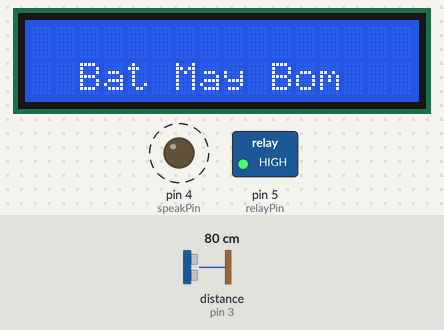
Recording of a sketch running on a simulated Arduino Uno, built with avr-gcc and run on an emulated ATmega328P. Shown: 16×2 character LCD, switched loads named in the sketch (green lamp = pin HIGH), output pins drawn as LEDs (lit = HIGH). Wiring (inferred from the names in the program): ultrasonic range finder: trigger pin 2; echo pin 3. Dashed ring = blinking. The test bench sets the inputs (shaded band); at power-on: distance to the obstacle (sensor on pin 3) 80 cm. The echo pulse lasts 58.3 µs per cm; pins used as bus, display or sensor lines are not drawn; what the sketch prints to the serial monitor is not drawn.

Above: at 3.2 s.
3.3 s: distance to the obstacle (sensor on pin 3) set to 7 cm
At 5.0 s:
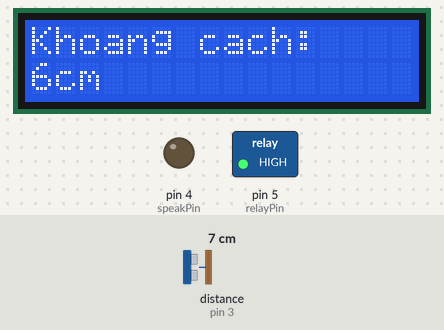
5.5 s: distance to the obstacle (sensor on pin 3) set to 4 cm
At 6.5 s:
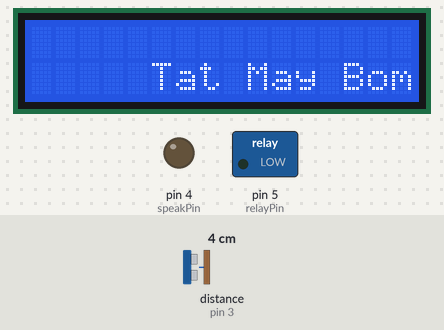
7.6 s: distance to the obstacle (sensor on pin 3) set to 9 cm
At 9.3 s:
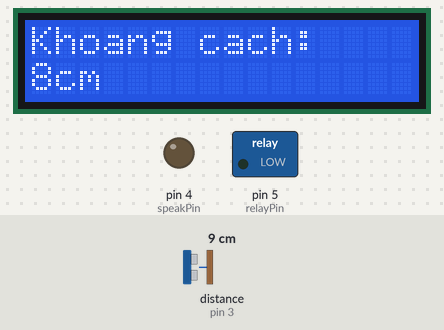
9.6 s: distance to the obstacle (sensor on pin 3) set to 2 cm
At 11.0 s:
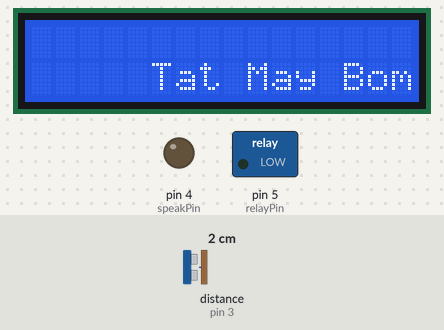
Timing chart, 0 to 12.6 s (numbered marks = the images above; inputs shaded):
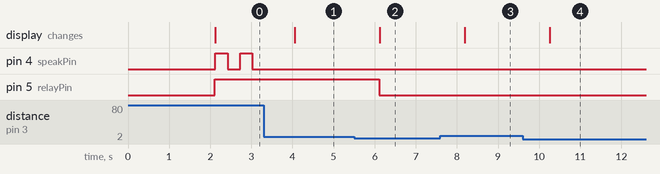

The sketch:

BLKlab_Code_Lam_The_Nao_De_Do_Muc_Nuoc_Be_Chua_Bang_Arduino_.ino
```cpp
/*=============================================================================================================*
 *                                            BANLINHKIEN.COM                                                  *
 *=============================================================================================================*
 *                  HƯỚNG DẪN ĐO MỰC NƯỚC BỂ CHỨA BẰNG ARDUINO (RELAY BẬT MÁY BƠM NƯỚC)
 * Đấu nối:
 *         Arduino          |           SRF04
             D2             |           Trig
             D3             |           Echo
 *         Arduino          |         LCD_I2C
             A4             |           SCL
             A5             |           SDA
 *         Arduino          |          Relay
             D5             |           IN
 *         Arduino          |        Còi chíp
             D4             |       Chân dương
 *_____________________________________________________________________________________________________________*/
#include <Wire.h>                           // Gọi thư viện giao tiếp với I2C
#include <LiquidCrystal_I2C.h>              // Gọi thư viện LCD giao tiếp với I2C

#define LCD_ADDRESS 0x27                    // Khai báo địa chỉ I2C của mô-đun LCD
#define LCD_COLUMNS 16                      // 16 cột
#define LCD_ROWS 2                          // 2 hàng
#define KHOANG_CACH 30                      // Khoảng cách để bật máy bơm
const int trigPin = 2;                      // Khai báo chân số 2 kết nối cảm biến siêu âm
const int echoPin = 3;                      // Khai báo chân số 3 kết nối cảm biến siêu âm
const int speakPin = 4;                     // Khai báo chân kết nối với còi báo
const int relayPin = 5;                     // Khai báo chân kết nối với relay
long distance = 0;                          // Khai báo biến lưu trữ khoảng cách đo được từ cảm biến siêu âm
long duration;                              // Khai báo biến đọc thời gian
int test=0;

LiquidCrystal_I2C lcd(LCD_ADDRESS, LCD_COLUMNS, LCD_ROWS);        // Khởi tạo đối tượng LCD

void setup() {
  Serial.begin(9600);                       // Kích hoạt cổng Serial để gửi thông báo đến máy tính
  pinMode(trigPin, OUTPUT);                 // Khai báo chân Trig là OUTPUT
  pinMode(echoPin, INPUT);                  // Khai báo chân Echo INPUT
  pinMode(speakPin, OUTPUT);                // Đặt chân loa là chân đầu ra
  pinMode(relayPin, OUTPUT);                // Đặt chân relay là chân đầu ra
  lcd.begin(LCD_COLUMNS, LCD_ROWS);         // Khởi tạo LCD
  lcd.backlight();                          // Bật đèn nền LCD
  lcd.setCursor(0,0);
  lcd.print("Banlinhkien.com");
  delay(2000);
}

void loop() {
  digitalWrite(trigPin, LOW);               // Gửi xung Trig trong 10ms để kích hoạt cảm biến
  delayMicroseconds(2);
  digitalWrite(trigPin, HIGH);
  delayMicroseconds(10);
  digitalWrite(trigPin, LOW);

  duration = pulseIn(echoPin, HIGH);        // Đọc thời gian trả về của xung Echo
  distance = duration * 0.034 / 2;          // Chuyển đổi thời gian thành khoảng cách (cm)
  Serial.print("Khoang cach: ");            // Hiển thị kết quả lên Serial Monitor
  Serial.print(distance);
  Serial.println(" cm");
  lcd.clear();
    lcd.setCursor(0, 0);                    // Đặt con trỏ về vị trí hàng 0 cột 0
    lcd.print("Khoang cach: ");             // Hiển thị ra màn hình LCD
    lcd.setCursor(0, 1);                    // Đặt con trỏ về vị trí cột 0 hàng 1
    lcd.print("      ");                    // Hiển thị ra màn hình LCD
    lcd.setCursor(0, 1);
    lcd.print(distance);
    lcd.print("cm");

  if (distance > KHOANG_CACH) {             // Nếu khoảng cách nhỏ hơn KHOANG CACH (nước cạn)
    digitalWrite(relayPin, HIGH);           // Bật relay điều khiển máy bơm
    if(test ==0 ){
      lcd.clear();
      lcd.setCursor(2,1);                     // Đưa con trỏ về cột 2 hàng 1
      lcd.print("Bat May Bom");               // In ra màn hình LCD
      digitalWrite(speakPin, HIGH);         // Bật còi báo
      delay(300);
      digitalWrite(speakPin, LOW);
      delay(300);
      digitalWrite(speakPin, HIGH);
      delay(300);
      digitalWrite(speakPin, LOW);
    }
    test = 1;
  } else  {

    test=0;
  }
  if ( distance < 5){
     digitalWrite(relayPin, LOW);          // Tắt relay
     lcd.clear();
     lcd.setCursor(5,1);                   // Đưa con trỏ về cột 1 hàng 1
     lcd.print("Tat May Bom");             // In ra màn hình LCD
  }

  delay(1000);                              // Đợi 1 giây trước khi đo lại
}
```

Measured:
- the behaviour switches between 6 and 5 cm on distance to the obstacle (sensor on pin 3) (found by bisection; images 1 and 2)
- after the input at 3.3 s, the display: changes after 0.75 s (image 1)
- after the input at 5.5 s, pin 5 (relayPin): HIGH → LOW after 0.61 s; the display: changes after 0.62 s (image 2)
- after the input at 7.6 s, the display: changes after 0.59 s (image 3)
- after the input at 9.6 s, the display: changes after 0.66 s (image 4)
- by itself, pin 4 (speakPin): alternates HIGH for 0.30 s and LOW for 0.30 s
